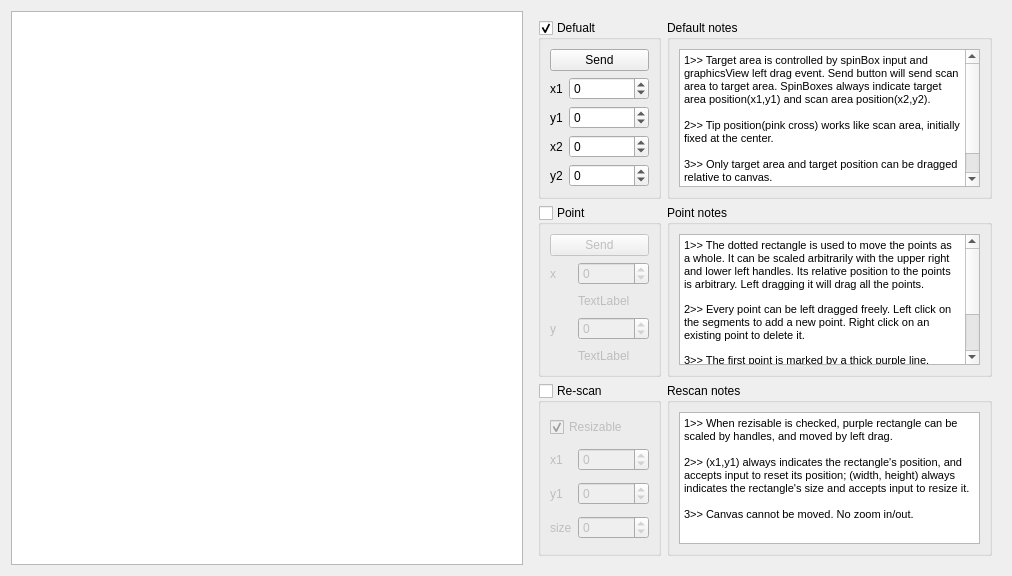
<?xml version="1.0" encoding="UTF-8"?>
<ui version="4.0">
 <class>GraphicsDemo</class>
 <widget class="QWidget" name="GraphicsDemo">
  <property name="geometry">
   <rect>
    <x>0</x>
    <y>0</y>
    <width>1012</width>
    <height>576</height>
   </rect>
  </property>
  <property name="windowTitle">
   <string>Graphics Test</string>
  </property>
  <layout class="QGridLayout" name="gridLayout">
   <item row="0" column="1">
    <widget class="QWidget" name="widget" native="true">
     <layout class="QGridLayout" name="gridLayout_2">
      <item row="2" column="1">
       <widget class="QGroupBox" name="Point">
        <property name="title">
         <string>Point</string>
        </property>
        <property name="checkable">
         <bool>true</bool>
        </property>
        <property name="checked">
         <bool>false</bool>
        </property>
        <layout class="QGridLayout" name="gridLayout_3">
         <item row="1" column="0">
          <widget class="QLabel" name="label">
           <property name="text">
            <string>x</string>
           </property>
          </widget>
         </item>
         <item row="2" column="1">
          <widget class="QLabel" name="label_x_Point">
           <property name="text">
            <string>TextLabel</string>
           </property>
          </widget>
         </item>
         <item row="3" column="0">
          <widget class="QLabel" name="label_2">
           <property name="text">
            <string>y</string>
           </property>
          </widget>
         </item>
         <item row="0" column="0" colspan="2">
          <widget class="QPushButton" name="pushButton_Send_Point">
           <property name="text">
            <string>Send</string>
           </property>
          </widget>
         </item>
         <item row="3" column="1">
          <widget class="QSpinBox" name="spinBox_y_Point">
           <property name="minimum">
            <number>-3276800</number>
           </property>
           <property name="maximum">
            <number>3276800</number>
           </property>
          </widget>
         </item>
         <item row="1" column="1">
          <widget class="QSpinBox" name="spinBox_x_Point">
           <property name="minimum">
            <number>-3276800</number>
           </property>
           <property name="maximum">
            <number>3276800</number>
           </property>
          </widget>
         </item>
         <item row="4" column="1">
          <widget class="QLabel" name="label_y_Point">
           <property name="text">
            <string>TextLabel</string>
           </property>
          </widget>
         </item>
        </layout>
       </widget>
      </item>
      <item row="1" column="1">
       <widget class="QGroupBox" name="Default">
        <property name="title">
         <string>Defualt</string>
        </property>
        <property name="checkable">
         <bool>true</bool>
        </property>
        <property name="checked">
         <bool>true</bool>
        </property>
        <layout class="QGridLayout" name="gridLayout_5">
         <item row="2" column="1">
          <widget class="QSpinBox" name="spinBox_y1_Default">
           <property name="minimum">
            <number>-3276800</number>
           </property>
           <property name="maximum">
            <number>3276800</number>
           </property>
          </widget>
         </item>
         <item row="3" column="1">
          <widget class="QSpinBox" name="spinBox_x2_Default">
           <property name="minimum">
            <number>-3276800</number>
           </property>
           <property name="maximum">
            <number>3276800</number>
           </property>
          </widget>
         </item>
         <item row="3" column="0">
          <widget class="QLabel" name="label_11">
           <property name="text">
            <string>x2</string>
           </property>
          </widget>
         </item>
         <item row="4" column="1">
          <widget class="QSpinBox" name="spinBox_y2_Default">
           <property name="minimum">
            <number>-3276800</number>
           </property>
           <property name="maximum">
            <number>3276800</number>
           </property>
          </widget>
         </item>
         <item row="4" column="0">
          <widget class="QLabel" name="label_12">
           <property name="text">
            <string>y2</string>
           </property>
          </widget>
         </item>
         <item row="1" column="1">
          <widget class="QSpinBox" name="spinBox_x1_Default">
           <property name="minimum">
            <number>-3276800</number>
           </property>
           <property name="maximum">
            <number>3276800</number>
           </property>
          </widget>
         </item>
         <item row="2" column="0">
          <widget class="QLabel" name="label_4">
           <property name="sizePolicy">
            <sizepolicy hsizetype="Maximum" vsizetype="Preferred">
             <horstretch>0</horstretch>
             <verstretch>0</verstretch>
            </sizepolicy>
           </property>
           <property name="text">
            <string>y1</string>
           </property>
          </widget>
         </item>
         <item row="0" column="0" colspan="2">
          <widget class="QPushButton" name="pushButton_Send_Default">
           <property name="text">
            <string>Send</string>
           </property>
          </widget>
         </item>
         <item row="1" column="0">
          <widget class="QLabel" name="label_3">
           <property name="sizePolicy">
            <sizepolicy hsizetype="Maximum" vsizetype="Preferred">
             <horstretch>0</horstretch>
             <verstretch>0</verstretch>
            </sizepolicy>
           </property>
           <property name="text">
            <string>x1</string>
           </property>
          </widget>
         </item>
        </layout>
       </widget>
      </item>
      <item row="3" column="1">
       <widget class="QGroupBox" name="Rescan">
        <property name="title">
         <string>Re-scan</string>
        </property>
        <property name="checkable">
         <bool>true</bool>
        </property>
        <property name="checked">
         <bool>false</bool>
        </property>
        <layout class="QGridLayout" name="gridLayout_4">
         <item row="2" column="0">
          <widget class="QLabel" name="label_15">
           <property name="sizePolicy">
            <sizepolicy hsizetype="Maximum" vsizetype="Preferred">
             <horstretch>0</horstretch>
             <verstretch>0</verstretch>
            </sizepolicy>
           </property>
           <property name="text">
            <string>x1</string>
           </property>
          </widget>
         </item>
         <item row="4" column="1">
          <widget class="QSpinBox" name="spinBox_x3_Rescan">
           <property name="minimum">
            <number>-3276800</number>
           </property>
           <property name="maximum">
            <number>3276800</number>
           </property>
          </widget>
         </item>
         <item row="4" column="0">
          <widget class="QLabel" name="label_16">
           <property name="sizePolicy">
            <sizepolicy hsizetype="Maximum" vsizetype="Preferred">
             <horstretch>0</horstretch>
             <verstretch>0</verstretch>
            </sizepolicy>
           </property>
           <property name="text">
            <string>size</string>
           </property>
          </widget>
         </item>
         <item row="3" column="0">
          <widget class="QLabel" name="label_5">
           <property name="text">
            <string>y1</string>
           </property>
          </widget>
         </item>
         <item row="2" column="1">
          <widget class="QSpinBox" name="spinBox_x1_Rescan">
           <property name="minimum">
            <number>-3276800</number>
           </property>
           <property name="maximum">
            <number>3276800</number>
           </property>
          </widget>
         </item>
         <item row="3" column="1">
          <widget class="QSpinBox" name="spinBox_y1_Rescan">
           <property name="minimum">
            <number>-3276800</number>
           </property>
           <property name="maximum">
            <number>3276800</number>
           </property>
          </widget>
         </item>
         <item row="0" column="0" colspan="2">
          <widget class="QCheckBox" name="checkBox_Resize_Rescan">
           <property name="text">
            <string>Resizable</string>
           </property>
           <property name="checked">
            <bool>true</bool>
           </property>
          </widget>
         </item>
        </layout>
       </widget>
      </item>
      <item row="1" column="2">
       <widget class="QGroupBox" name="groupBox">
        <property name="sizePolicy">
         <sizepolicy hsizetype="Preferred" vsizetype="Preferred">
          <horstretch>0</horstretch>
          <verstretch>0</verstretch>
         </sizepolicy>
        </property>
        <property name="minimumSize">
         <size>
          <width>200</width>
          <height>0</height>
         </size>
        </property>
        <property name="title">
         <string>Default notes</string>
        </property>
        <layout class="QGridLayout" name="gridLayout_6">
         <item row="0" column="0">
          <widget class="QTextBrowser" name="textBrowser">
           <property name="sizePolicy">
            <sizepolicy hsizetype="Preferred" vsizetype="Preferred">
             <horstretch>0</horstretch>
             <verstretch>0</verstretch>
            </sizepolicy>
           </property>
           <property name="minimumSize">
            <size>
             <width>260</width>
             <height>0</height>
            </size>
           </property>
           <property name="html">
            <string>&lt;!DOCTYPE HTML PUBLIC &quot;-//W3C//DTD HTML 4.0//EN&quot; &quot;http://www.w3.org/TR/REC-html40/strict.dtd&quot;&gt;
&lt;html&gt;&lt;head&gt;&lt;meta name=&quot;qrichtext&quot; content=&quot;1&quot; /&gt;&lt;style type=&quot;text/css&quot;&gt;
p, li { white-space: pre-wrap; }
&lt;/style&gt;&lt;/head&gt;&lt;body style=&quot; font-family:'SimSun'; font-size:9pt; font-weight:400; font-style:normal;&quot;&gt;
&lt;p style=&quot; margin-top:0px; margin-bottom:0px; margin-left:0px; margin-right:0px; -qt-block-indent:0; text-indent:0px;&quot;&gt;&lt;span style=&quot; font-size:8pt;&quot;&gt;1&amp;gt;&amp;gt; Target area is controlled by spinBox input and graphicsView left drag event. Send button will send scan area to target area. SpinBoxes always indicate target area position(x1,y1) and scan area position(x2,y2).&lt;/span&gt;&lt;/p&gt;
&lt;p style=&quot;-qt-paragraph-type:empty; margin-top:0px; margin-bottom:0px; margin-left:0px; margin-right:0px; -qt-block-indent:0; text-indent:0px; font-size:8pt;&quot;&gt;&lt;br /&gt;&lt;/p&gt;
&lt;p style=&quot; margin-top:0px; margin-bottom:0px; margin-left:0px; margin-right:0px; -qt-block-indent:0; text-indent:0px;&quot;&gt;&lt;span style=&quot; font-size:8pt;&quot;&gt;2&amp;gt;&amp;gt; Tip position(pink cross) works like scan area, initially fixed at the center.&lt;/span&gt;&lt;/p&gt;
&lt;p style=&quot;-qt-paragraph-type:empty; margin-top:0px; margin-bottom:0px; margin-left:0px; margin-right:0px; -qt-block-indent:0; text-indent:0px; font-size:8pt;&quot;&gt;&lt;br /&gt;&lt;/p&gt;
&lt;p style=&quot; margin-top:0px; margin-bottom:0px; margin-left:0px; margin-right:0px; -qt-block-indent:0; text-indent:0px;&quot;&gt;&lt;span style=&quot; font-size:8pt;&quot;&gt;3&amp;gt;&amp;gt; Only target area and target position can be dragged relative to canvas.&lt;/span&gt;&lt;/p&gt;
&lt;p style=&quot;-qt-paragraph-type:empty; margin-top:0px; margin-bottom:0px; margin-left:0px; margin-right:0px; -qt-block-indent:0; text-indent:0px; font-size:8pt;&quot;&gt;&lt;br /&gt;&lt;/p&gt;
&lt;p style=&quot; margin-top:0px; margin-bottom:0px; margin-left:0px; margin-right:0px; -qt-block-indent:0; text-indent:0px;&quot;&gt;&lt;span style=&quot; font-size:8pt;&quot;&gt;4&amp;gt;&amp;gt; Left drag to move the canvas. Wheel to zoom in/out.&lt;/span&gt;&lt;/p&gt;&lt;/body&gt;&lt;/html&gt;</string>
           </property>
          </widget>
         </item>
        </layout>
       </widget>
      </item>
      <item row="2" column="2">
       <widget class="QGroupBox" name="groupBox_2">
        <property name="title">
         <string>Point notes</string>
        </property>
        <layout class="QGridLayout" name="gridLayout_7">
         <item row="0" column="0">
          <widget class="QTextBrowser" name="textBrowser_2">
           <property name="html">
            <string>&lt;!DOCTYPE HTML PUBLIC &quot;-//W3C//DTD HTML 4.0//EN&quot; &quot;http://www.w3.org/TR/REC-html40/strict.dtd&quot;&gt;
&lt;html&gt;&lt;head&gt;&lt;meta name=&quot;qrichtext&quot; content=&quot;1&quot; /&gt;&lt;style type=&quot;text/css&quot;&gt;
p, li { white-space: pre-wrap; }
&lt;/style&gt;&lt;/head&gt;&lt;body style=&quot; font-family:'SimSun'; font-size:9pt; font-weight:400; font-style:normal;&quot;&gt;
&lt;p style=&quot; margin-top:12px; margin-bottom:12px; margin-left:0px; margin-right:0px; -qt-block-indent:0; text-indent:0px;&quot;&gt;&lt;span style=&quot; font-size:8pt;&quot;&gt;1&amp;gt;&amp;gt; The dotted rectangle is used to move the points as a whole. It can be scaled arbitrarily with the upper right and lower left handles. Its relative position to the points is arbitrary. Left dragging it will drag all the points.&lt;/span&gt;&lt;/p&gt;
&lt;p style=&quot; margin-top:12px; margin-bottom:12px; margin-left:0px; margin-right:0px; -qt-block-indent:0; text-indent:0px;&quot;&gt;&lt;span style=&quot; font-size:8pt;&quot;&gt;2&amp;gt;&amp;gt; Every point can be left dragged freely. Left click on the segments to add a new point. Right click on an existing point to delete it.&lt;/span&gt;&lt;/p&gt;
&lt;p style=&quot; margin-top:12px; margin-bottom:12px; margin-left:0px; margin-right:0px; -qt-block-indent:0; text-indent:0px;&quot;&gt;&lt;span style=&quot; font-size:8pt;&quot;&gt;3&amp;gt;&amp;gt; The first point is marked by a thick purple line, different from other points. When some of the points are deleted, the remained first point turns purple.(Should be. Working on it.)&lt;/span&gt;&lt;/p&gt;
&lt;p style=&quot; margin-top:12px; margin-bottom:12px; margin-left:0px; margin-right:0px; -qt-block-indent:0; text-indent:0px;&quot;&gt;&lt;span style=&quot; font-size:8pt;&quot;&gt;3&amp;gt;&amp;gt; Canvas cannot be moved. No zoom in/out.&lt;/span&gt;&lt;/p&gt;&lt;/body&gt;&lt;/html&gt;</string>
           </property>
          </widget>
         </item>
        </layout>
       </widget>
      </item>
      <item row="3" column="2">
       <widget class="QGroupBox" name="groupBox_3">
        <property name="title">
         <string>Rescan notes</string>
        </property>
        <layout class="QGridLayout" name="gridLayout_8">
         <item row="0" column="0">
          <widget class="QTextBrowser" name="textBrowser_3">
           <property name="html">
            <string>&lt;!DOCTYPE HTML PUBLIC &quot;-//W3C//DTD HTML 4.0//EN&quot; &quot;http://www.w3.org/TR/REC-html40/strict.dtd&quot;&gt;
&lt;html&gt;&lt;head&gt;&lt;meta name=&quot;qrichtext&quot; content=&quot;1&quot; /&gt;&lt;style type=&quot;text/css&quot;&gt;
p, li { white-space: pre-wrap; }
&lt;/style&gt;&lt;/head&gt;&lt;body style=&quot; font-family:'SimSun'; font-size:9pt; font-weight:400; font-style:normal;&quot;&gt;
&lt;p style=&quot; margin-top:0px; margin-bottom:0px; margin-left:0px; margin-right:0px; -qt-block-indent:0; text-indent:0px;&quot;&gt;&lt;span style=&quot; font-size:8pt;&quot;&gt;1&amp;gt;&amp;gt; When rezisable is checked, purple rectangle can be scaled by handles, and moved by left drag.&lt;/span&gt;&lt;/p&gt;
&lt;p style=&quot;-qt-paragraph-type:empty; margin-top:0px; margin-bottom:0px; margin-left:0px; margin-right:0px; -qt-block-indent:0; text-indent:0px; font-size:8pt;&quot;&gt;&lt;br /&gt;&lt;/p&gt;
&lt;p style=&quot; margin-top:0px; margin-bottom:0px; margin-left:0px; margin-right:0px; -qt-block-indent:0; text-indent:0px;&quot;&gt;&lt;span style=&quot; font-size:8pt;&quot;&gt;2&amp;gt;&amp;gt; (x1,y1) always indicates the rectangle's position, and accepts input to reset its position; (width, height) always indicates the rectangle's size and accepts input to resize it.&lt;/span&gt;&lt;/p&gt;
&lt;p style=&quot;-qt-paragraph-type:empty; margin-top:0px; margin-bottom:0px; margin-left:0px; margin-right:0px; -qt-block-indent:0; text-indent:0px; font-size:8pt;&quot;&gt;&lt;br /&gt;&lt;/p&gt;
&lt;p style=&quot; margin-top:0px; margin-bottom:0px; margin-left:0px; margin-right:0px; -qt-block-indent:0; text-indent:0px;&quot;&gt;&lt;span style=&quot; font-size:8pt;&quot;&gt;3&amp;gt;&amp;gt; Canvas cannot be moved. No zoom in/out.&lt;/span&gt;&lt;/p&gt;&lt;/body&gt;&lt;/html&gt;</string>
           </property>
          </widget>
         </item>
        </layout>
       </widget>
      </item>
     </layout>
    </widget>
   </item>
   <item row="0" column="0">
    <widget class="GraphicsLayoutWidget" name="graphicsView_Scan">
     <property name="sizePolicy">
      <sizepolicy hsizetype="Minimum" vsizetype="Minimum">
       <horstretch>0</horstretch>
       <verstretch>0</verstretch>
      </sizepolicy>
     </property>
     <property name="minimumSize">
      <size>
       <width>512</width>
       <height>512</height>
      </size>
     </property>
    </widget>
   </item>
  </layout>
 </widget>
 <customwidgets>
  <customwidget>
   <class>GraphicsLayoutWidget</class>
   <extends>QGraphicsView</extends>
   <header location="global">pyqtgraph</header>
  </customwidget>
 </customwidgets>
 <resources/>
 <connections/>
</ui>
